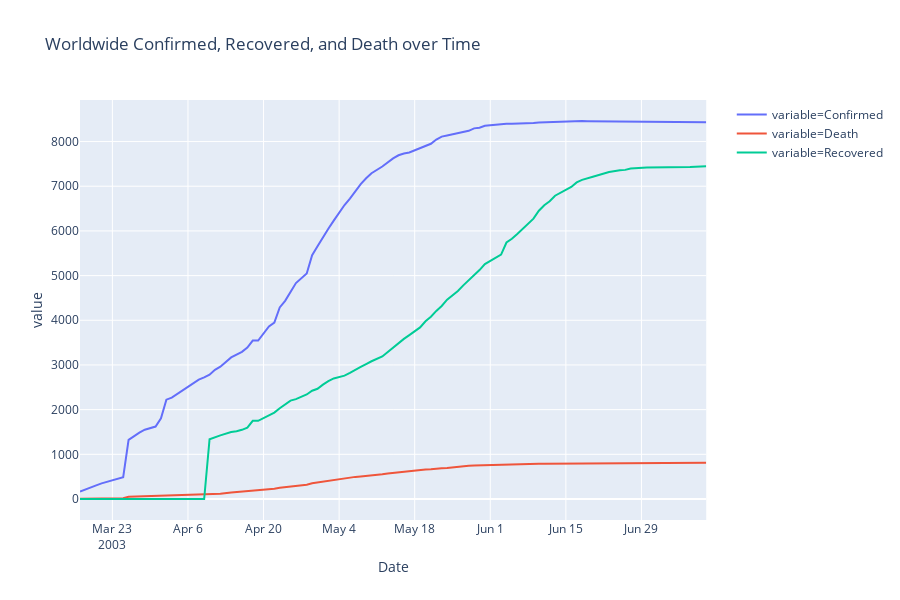

Notebook code cell kept with this figure:
### Code cell
fig = px.line(melt_by_date, x = 'Date', y= 'value', color = 'variable', title = 'Worldwide Confirmed, Recovered, and Death over Time')
fig.show()
